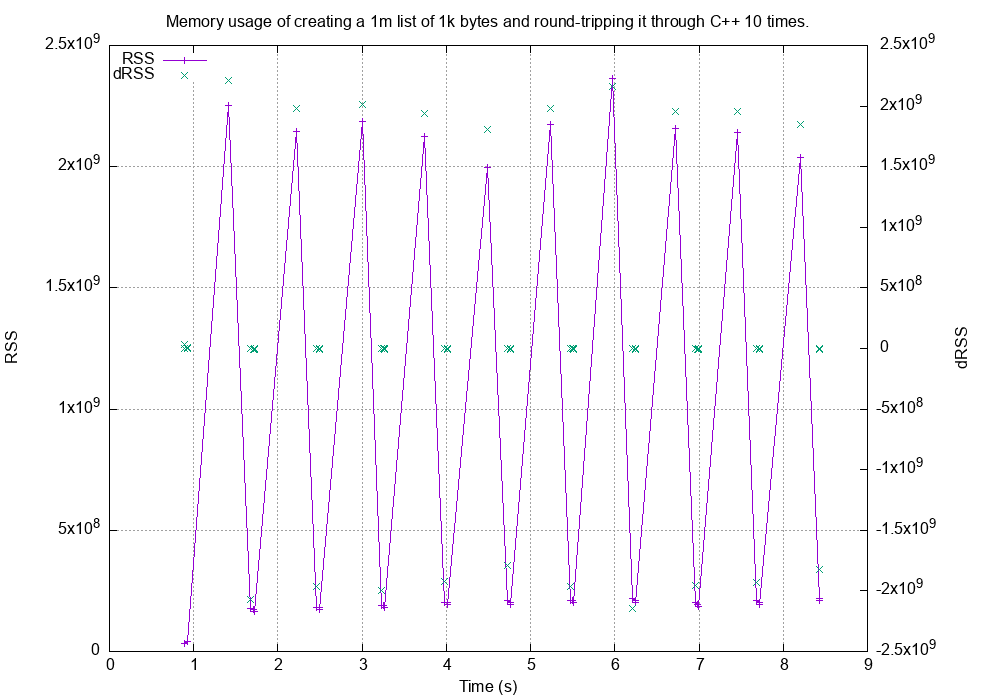

The script that saved this image:
#set logscale x
set grid
set title "Memory usage of creating a 1m list of 1k bytes and round-tripping it through C++ 10 times."
set xlabel "Time (s)"

#set logscale y
set ylabel "RSS"
# set yrange [8:35]
# set ytics 8,35,3

# set logscale y2
set y2label "dRSS"
# set y2range [1:1e9]
set y2tics

set pointsize 1
set datafile separator whitespace
# Curve fit
#cost(x) = a + (b / (x/1024))
#fit cost(x) "perf_size_of.dat" using 1:2 via a,b

set key left

set terminal svg size 1000,700           # choose the file format
set output "test_with_pymemtrace.svg"   # choose the output device

plot "test_with_pymemtrace.dat" using 4:9 t "RSS" with linespoints axes x1y1 pt 1 lw 1, \
    "test_with_pymemtrace.dat" using 4:10 t "dRSS" with points axes x1y2 pt 2 lw 1

#plot "test_with_pymemtrace.dat" using 4:9 t "RSS" with linespoints axes x1y1 pt 1 lw 1

reset
